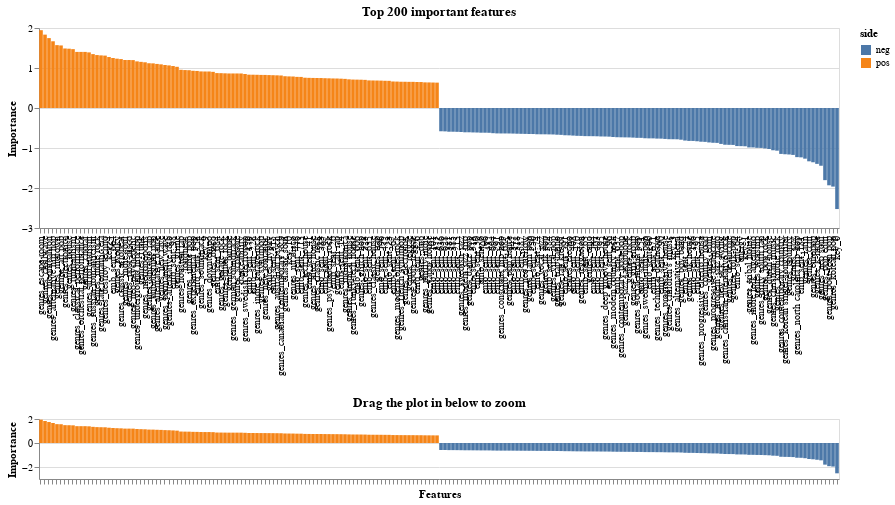

Notebook source saved alongside this figure:
### Code cell
import altair as alt

base = (
    alt.Chart(feat_importance_200.reset_index())
    .mark_bar()
    .encode(
        x=alt.X(
            "index",
        ),
        y="Importance:Q",
        color="side",
    )
    .properties(height=200, width=800, title="Top 200 important features")
)

brush = alt.selection_interval(encodings=["x"])
lower = (
    base.encode(
        x=alt.X(
            "index",
            axis=alt.Axis(labels=False, title="Features"),
            sort=alt.SortField(field="rank", order="ascending"),
        )
    )
    .properties(height=60, width=800, title="Drag the plot in below to zoom")
    .add_selection(brush)
)

upper = base.encode(
    alt.X(
        "index",
        scale=alt.Scale(domain=brush),
        axis=alt.Axis(title=""),
        sort=alt.SortField(field="rank", order="ascending"),
    )
)

upper & lower

### Figure 1 — Vega-Lite specification as saved in the notebook (floating-point values rounded to 4 significant figures; data arrays with more than 128 entries replaced by an {"elided": "..."} marker saying what was removed)
{"config": {"view": {"continuousWidth": 400, "continuousHeight": 300}}, "vconcat": [{"mark": "bar", "encoding": {"color": {"field": "side", "type": "nominal"}, "x": {"axis": {"title": ""}, "field": "index", "scale": {"domain": {"selection": "selector001"}}, "sort": {"field": "rank", "order": "ascending"}, "type": "nominal"}, "y": {"field": "Importance", "type": "quantitative"}}, "height": 200, "title": "Top 200 important features", "width": 800}, {"mark": "bar", "encoding": {"color": {"field": "side", "type": "nominal"}, "x": {"axis": {"labels": false, "title": "Features"}, "field": "index", "sort": {"field": "rank", "order": "ascending"}, "type": "nominal"}, "y": {"field": "Importance", "type": "quantitative"}}, "height": 60, "selection": {"selector001": {"type": "interval", "encodings": ["x"]}}, "title": "Drag the plot in below to zoom", "width": 800}], "data": {"name": "data-d67e030a05610c459de13364af65e74a"}, "$schema": "https://vega.github.io/schema/vega-lite/v4.17.0.json", "datasets": {"data-d67e030a05610c459de13364af65e74a": {"elided": "200 records"}}}
